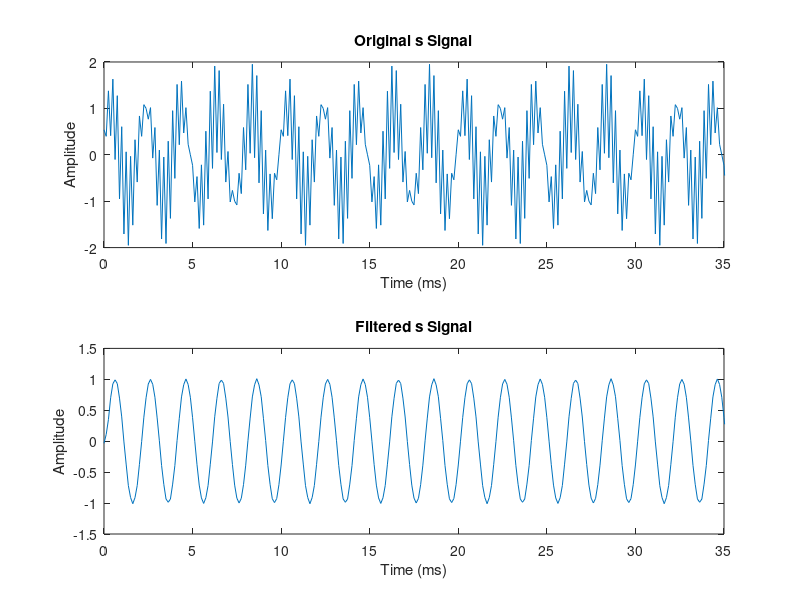
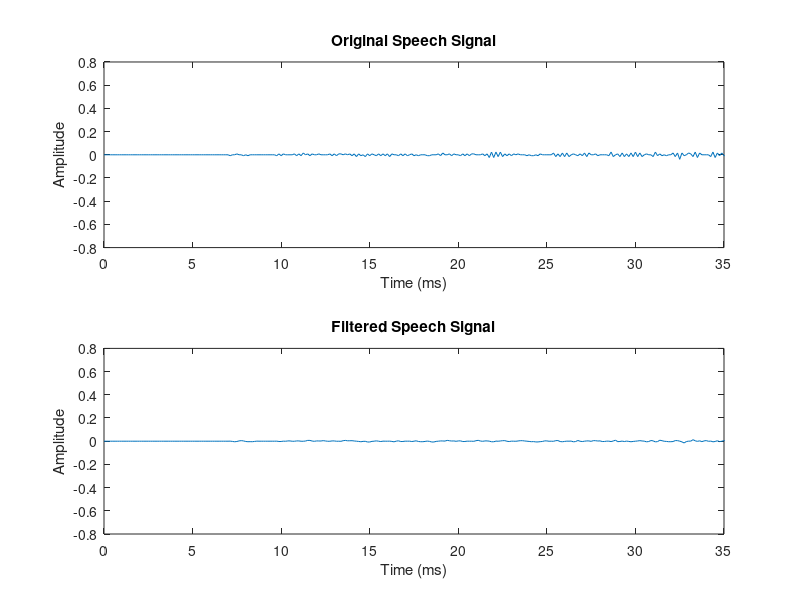

Reproduce these figures in MATLAB, in order.
% 加载音频数据
load("s.mat");
load("speech.mat");

% % 采样频率
Fs = 8000;  % 8 kHz
% 
% % 设计巴特沃斯低通滤波器
% Fc = 1000;  % 截止频率 1 kHz
% N = 4;  % 滤波器阶数
% 
% % 归一化截止频率
% Wn = Fc / (Fs / 2);
% 
% % 设计滤波器
% [b, a] = butter(N, Wn, 'low');


h = [-0.0625, 0.25, 0.625, 0.25, -0.0625];

% 对 s 信号进行滤波
s_filtered = filter(h, 1, s);

% 对 speech 信号进行滤波
speech_filtered = filter(h, 1, speech);

% 播放原始和滤波后的 s 信号
disp('Playing original s signal...');
soundsc(s, Fs);
pause(length(s)/Fs + 1);  % 等待信号播放完毕

disp('Playing filtered s signal...');
soundsc(s_filtered, Fs);
pause(length(s_filtered)/Fs + 1);  % 等待信号播放完毕

% 播放原始和滤波后的 speech 信号
disp('Playing original speech signal...');
soundsc(speech, Fs);
pause(length(speech)/Fs + 1);  % 等待信号播放完毕

disp('Playing filtered speech signal...');
soundsc(speech_filtered, Fs);
pause(length(speech_filtered)/Fs + 1);  % 等待信号播放完毕

% 绘制 s 信号
figure;
subplot(2, 1, 1);
time_s = (0:length(s)-1) / Fs * 1000;  % 将采样点转换为毫秒
plot(time_s, s);
xlim([0 35]);
title('Original s Signal');
xlabel('Time (ms)');
ylabel('Amplitude');

subplot(2, 1, 2);
time_s_filtered = (0:length(s_filtered)-1) / Fs * 1000;  % 将采样点转换为毫秒
plot(time_s_filtered, s_filtered);
xlim([0 35]);
title('Filtered s Signal');
xlabel('Time (ms)');
ylabel('Amplitude');

% 绘制 speech 信号
figure;
subplot(2, 1, 1);
time_speech = (0:length(speech)-1) / Fs * 1000;  % 将采样点转换为毫秒
plot(time_speech, speech);
xlim([0 35]);
title('Original Speech Signal');
xlabel('Time (ms)');
ylabel('Amplitude');

subplot(2, 1, 2);
time_speech_filtered = (0:length(speech_filtered)-1) / Fs * 1000;  % 将采样点转换为毫秒
plot(time_speech_filtered, speech_filtered);
xlim([0 35]);
title('Filtered Speech Signal');
xlabel('Time (ms)');
ylabel('Amplitude');
